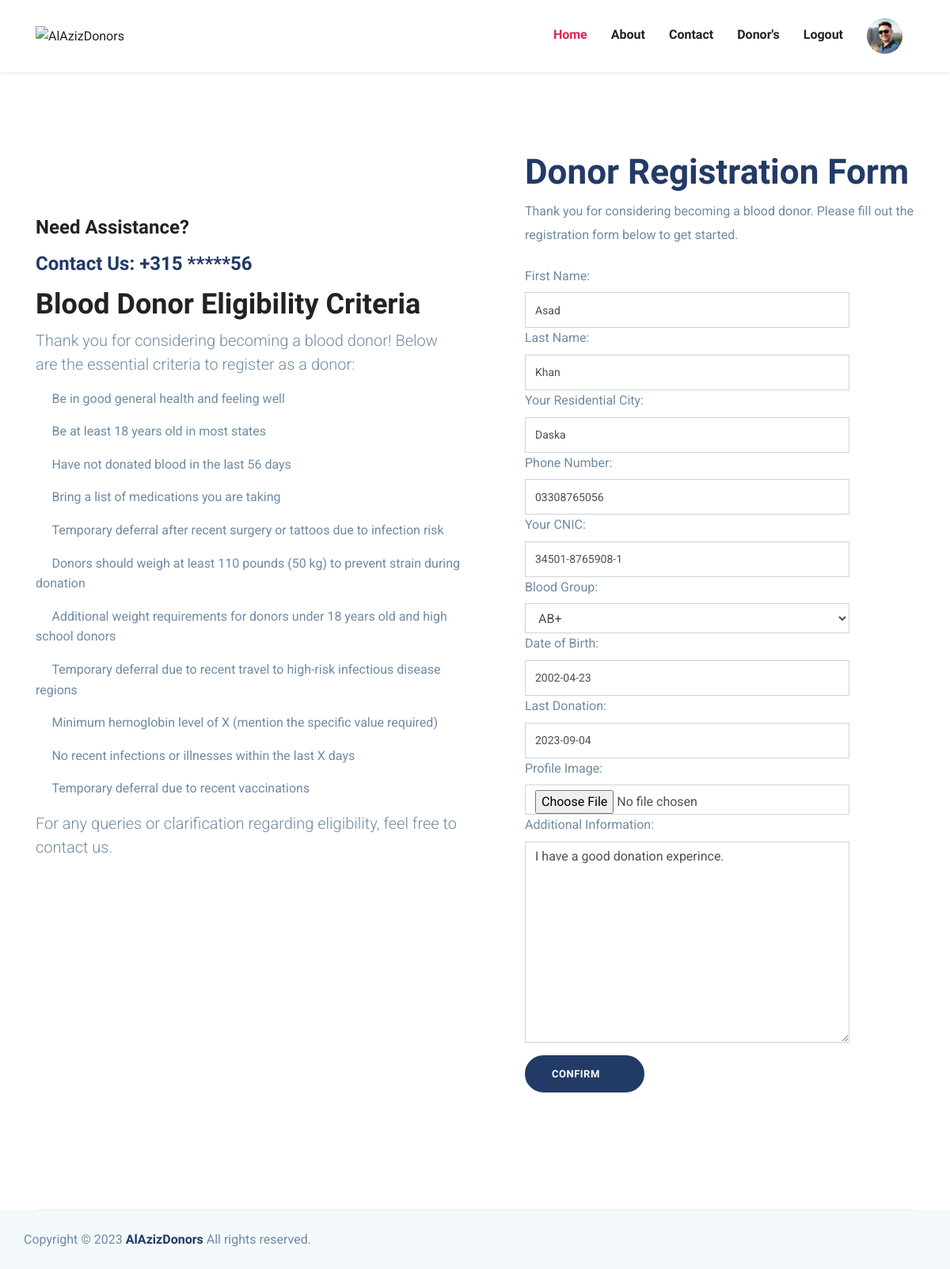
The app's page /update/2/ (signed in) with its own data.
### base/models.py (models this page shows, shortened)
class DonorRegister(models.Model):
    fname = models.CharField(max_length=50, blank=False, null=False)
    lname = models.CharField(max_length=50, blank=False, null=False)
    phone = models.CharField(max_length=11, blank=False, null=False)
    city = models.CharField(max_length=50, blank=False, null=False)
    bgroup = models.CharField(max_length=3, blank=False, null=False)
    donorid = models.CharField(max_length=15, unique=True)
    more = models.TextField(null=True, blank=True)
    dob = models.DateField(null=False, blank=False)
    ldonation = models.DateField(null=True, blank=True)
    img = models.ImageField(upload_to='images/', null=True, blank=True)
    user = models.OneToOneField(User, on_delete=models.CASCADE, unique=True, null=True, blank=True)

### base/views.py (the view)
# urls.py: path('update/<int:pk>/', views.UpdateView.as_view(), name='update'),
class UpdateView(UpdateView):
    template_name = "volunteer-registration.html"
    model = DonorRegister
    success_url = '/donorlist/'
    form_class = RegisterForm

### base/context_processors.py (called while the page is built)
def user_image(request):
    user_image_url = None
    if request.user.is_authenticated:
        try:
            user_data = DonorRegister.objects.get(user=request.user)
            user_image_url = user_data.img.url if user_data.img else None
        except DonorRegister.DoesNotExist:
            user_image_url = None
    return {'user_image_url': user_image_url}

### templates/volunteer-registration.html (shortened to what this page needs)
{% extends 'partials/index.html' %}
{% load static %}
{% block body %}
<section class="section donor-registration ">
	<div class="container">
		<div class="row">
			{% include "partials/guidlines.html" %}
			<div class="col-lg-6">
				<div class="registration-wrap mt-1 mt-lg-0 pl-lg-5">
					<h2 class="mb-2 title-color">Donor Registration Form</h2>
					<p class="mb-4">Thank you for considering becoming a blood donor. Please fill out the registration
						form below to get started.</p>
					<form id="donor-registration-form" autocomplete="off" method="post" enctype="multipart/form-data" action="">
						{% for field in form %}
						{{ field.label_tag }}
						{{ field }}
						{% endfor %}
						<button id="submit-button" class="btn btn-main btn-round-full mt-3" type="submit">Confirm
							<i class="icofont-simple-right ml-2"></i></button>
					</form>
				</div>
			</div>
		</div>
	</div>
</section>
{% endblock body %}

### static/assets/css/style.css (style rules this page uses)
html { overflow-x: hidden; }
body { line-height: 1.6; font-family: "Roboto", sans-serif; -webkit-font-smoothing: antialiased; font-size: 16px; color: #6F8BA4; font-weight: 400; overflow-x: hidden; }
h1, .h1, h2, .h2, h3, .h3, h4, .h4, h5, .h5, h6, .h6 { font-family: "Exo", sans-serif; font-weight: 700; color: #222; }
h2, .h2 { font-size: 44px; }
p { line-height: 30px; }
input[type=email], input[type=password], input[type=text], input[type=tel] { box-shadow: none; height: 45px; outline: none; font-size: 14px; }
.form-control { box-shadow: none; border-radius: 0; }
.btn { display: inline-block; font-size: 14px; font-size: 0.8125rem; font-weight: 700; letter-spacing: 0.5px; padding: 0.75rem 2rem; font-family: "Exo", sans-serif; text-transform: uppercase; border-radius: 5px; border: 2px solid transparent; transition: all 0.35s ease; }
.btn-main { background: #223a66; color: #fff; border-color: #223a66; }
.btn-round-full { border-radius: 50px; }
.section { padding: 100px 0; }
.title-color { color: #223a66; }

### records on screen
DonorRegister: form "Asad" "Khan" "Daska" "03308765056" "34501-8765908-1" "AB+" "2002-04-23" "2023-09-04" "I have a good donation experince."

### other values on screen
{{ field.label_tag }} "First Name:" "Last Name:" "Your Residential City:" "Phone Number:" "Your CNIC:" "Blood Group:" "Date of Birth:" "Last Donation:" "Profile Image:" "Additional Information:"
